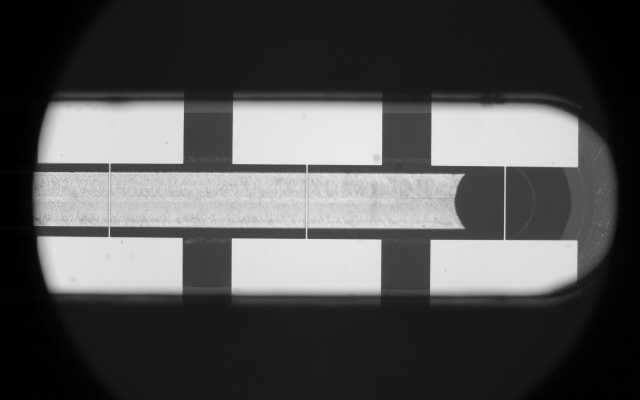
#> input picture images/snapshot1.bmp, 1280 x 800 px (shown at 1/2 size)
$ python newtransform.py   (older library calls are emulated)
#> lines starting #> are read from the running program, lines starting #| are printed output that depends on the picture
from cmath import inf
import cv2
from cv2 import WINDOW_FREERATIO
from cv2 import WINDOW_NORMAL
from more_itertools import random_combination
from sklearn.cluster import KMeans
from sklearn import preprocessing
import matplotlib
matplotlib.use("TkAgg")
import matplotlib.pyplot as plt
import numpy as np
import sys
import os
import seaborn as sns
import pandas as pd
import skimage.feature as feature
import numpy.ma as ma
import random


#np.set_printoptions(threshold=sys.maxsize)
##SECTION 1: Functions
# [37 lines left out: functions manual_save, manual_segmentation, show_img, not called in this run]


def _get_slice_bbox(arr):
    nonzero = np.nonzero(arr)
    return [(min(a), max(a)+1) for a in nonzero]

def crop(arr):
    slice_bbox = _get_slice_bbox(arr)
    return arr[tuple([slice(*a) for a in slice_bbox])]

# [41 lines left out: function hist_match, not called in this run]

def rotate_image(image, angle):
    image_center = tuple(np.array(image.shape[1::-1]) / 2)
    rot_mat = cv2.getRotationMatrix2D(image_center, angle, 1.0)
    result = cv2.warpAffine(image, rot_mat, image.shape[1::-1], flags=cv2.INTER_LINEAR)
    return result

# [82 lines left out: functions detect_horizontal_lines, detect_vertical_lines, show_wait_destroy, delete_small_contour, move_figure, gammaCorrection and 2 more, not called in this run]
##SECTION 2: Reading Background Images and Videos and Rotation of Background Images
back1 = cv2.imread('images/snapshot1.bmp',0)
#> back1 is the input picture: shape (800, 1280); min 0, max 236, mean 82.2
back2 = cv2.imread('images/snapshot2.bmp',0)
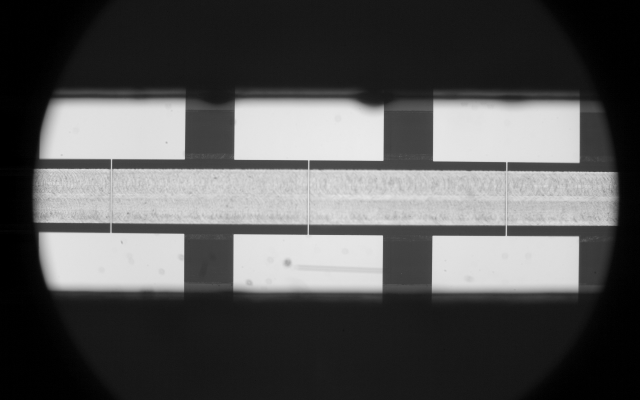
#> input picture images/snapshot2.bmp, 1280 x 800 px (shown at 1/2 size)
#> back2 is the input picture: shape (800, 1280); min 0, max 236, mean 86.5
back3 = cv2.imread('images/snapshot3.bmp',0)
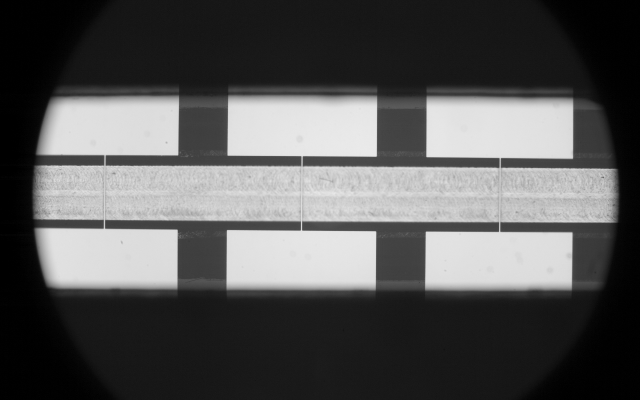
#> input picture images/snapshot3.bmp, 1280 x 800 px (shown at 1/2 size)
#> back3 is the input picture: shape (800, 1280); min 0, max 236, mean 86.1
back4 = cv2.imread('images/snapshot4.bmp',0)
back1 = rotate_image(back1.copy(),0.50132528)
#> in rotate_image, `result = cv2.warpAffine(image, rot_mat, image.shape[1::-1], flags=cv2...`:
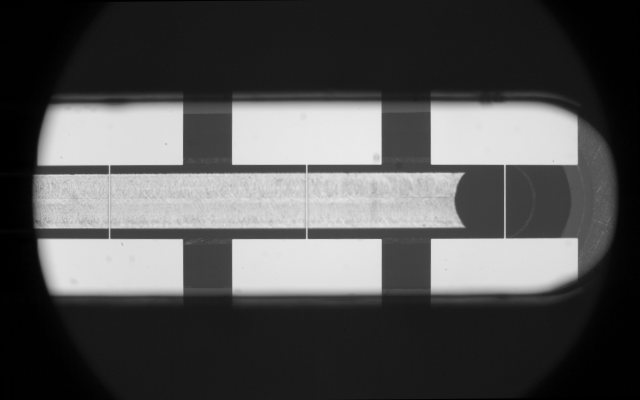
#> result: shape (800, 1280) (shown at 1/2 size); min 0, max 235, mean 82.2
back2 = rotate_image(back2.copy(),0.50132528)
#> call 2 of rotate_image, with angle = 0.501
#> in rotate_image (call 2), `result = cv2.warpAffine(image, rot_mat, image.shape[1::-1], flags=cv2...`:
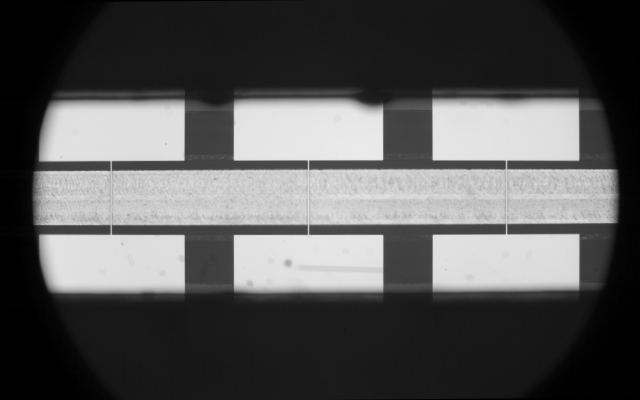
#> result: shape (800, 1280) (shown at 1/2 size); min 0, max 236, mean 86.4
back3 = rotate_image(back3.copy(),0.50132528)
#> call 3 of rotate_image, with angle = 0.501
#> in rotate_image (call 3), `result = cv2.warpAffine(image, rot_mat, image.shape[1::-1], flags=cv2...`:
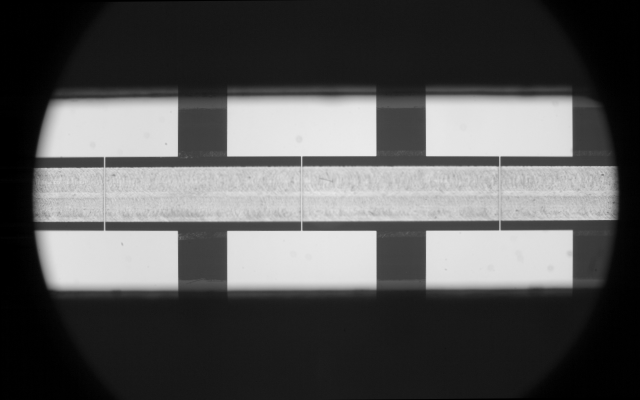
#> result: shape (800, 1280) (shown at 1/2 size); min 0, max 235, mean 86.1
#> (the run stopped early here; a loop or call above may not have finished)
